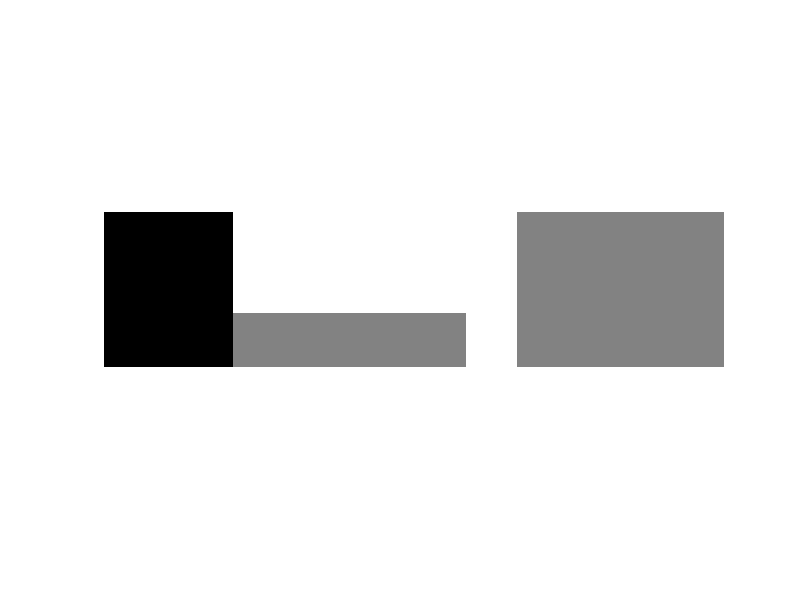

MATLAB code for this plot:
function c45_iris
    x = 1:.01:7;
    y = 0.1:.001:2.5;
    
    for a=1:numel(x)
        for b=1:numel(y)
            j(a,b)=classifica(x(a),y(b));
        end
    end  
    imshow(j,[]);
    colormap(jet);
end


function id=classifica(pl,pw)
id=0;
if pw<=0.6 
    id=1;
    return;
end
if pw>1.7 
    id=2;
    return;
end
if pl<=4.9 
    id=3;
    return;
end
if pw>1.5 
    id=3;
    return;
end

    id=2;

end